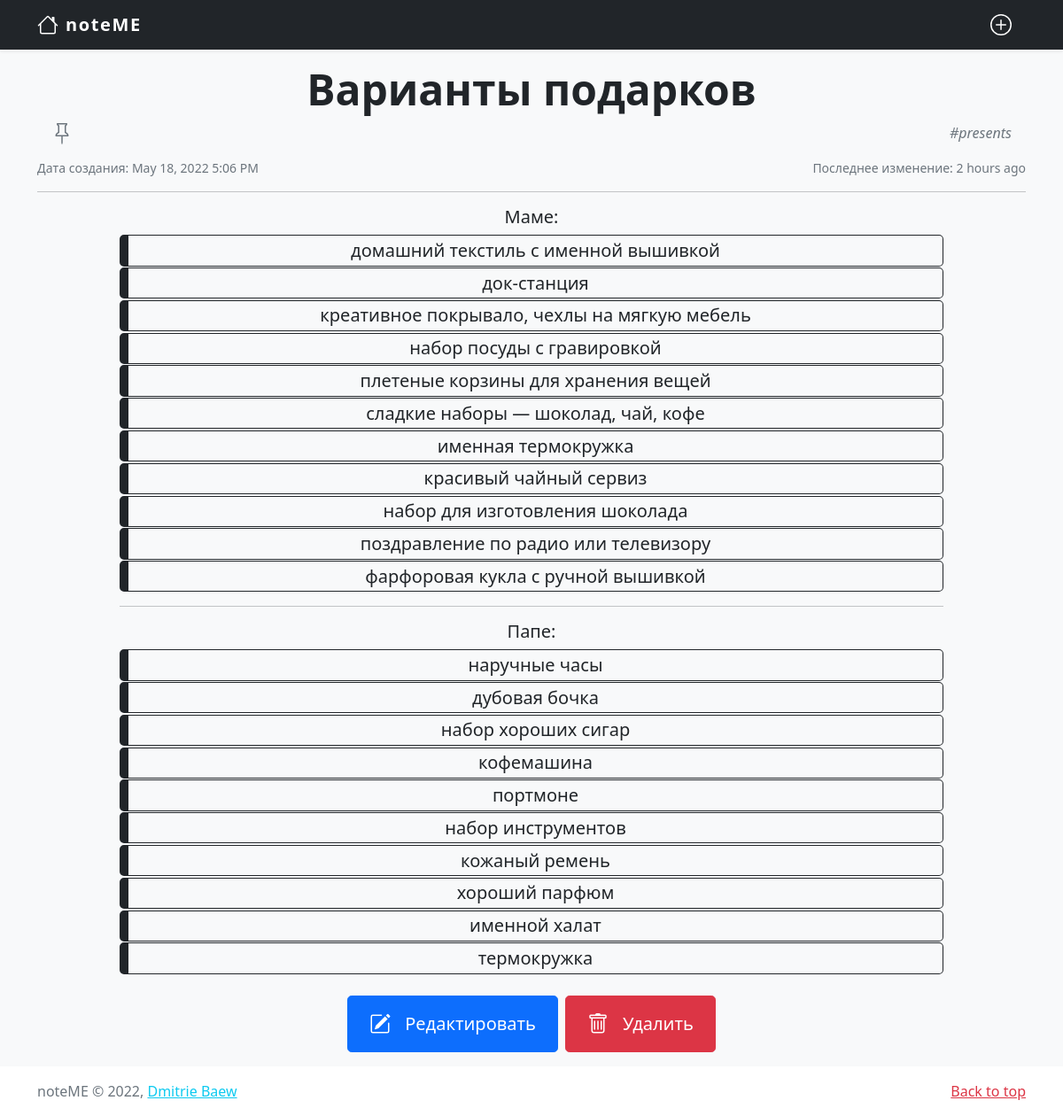
Page /note/3 on the committed database.
### model.py (models this page shows, shortened)
class Note(db.Model):
    id_note = db.Column(db.Integer, primary_key=True)
    n_title = db.Column(db.String(150), nullable=False)
    n_pinned = db.Column(db.Boolean, default=False)
    n_tag = db.Column(db.String(150), nullable=False)
    n_tag_preview = db.Column(db.String(150), nullable=False)
    n_body = db.Column(db.Text, nullable=True)
    n_date_c = db.Column(db.DateTime, default=datetime.utcnow)
    n_date_m = db.Column(db.DateTime, default=datetime.utcnow)
    n_deleted = db.Column(db.Boolean, default=False)

### view.py (the view)
@app.route('/note/<int:idx>')
def show_note(idx):
    return render_template('note.html', note=cntl_select_note(idx))

### controller.py (called while the page is built)
def cntl_select_note(idx: int):
    return Note.query.get_or_404(idx)

### templates/note.html (shortened to what this page needs)
{% extends '_base.html' %}
{% block content %}
<div class="container">
	<div class="py-3 text-center">
		<div class="mb-3">
			<h1 class="display-5 fw-bold">{{ note.n_title }}</h1>
			<p class="card-tag text-muted d-flex justify-content-between">
				{% if note.n_pinned %}
				<span title="Заметка закреплена">
				</span>
				{% endif %}
				<span>#{{ note.n_tag }}</span>
			</p>
		</div>
		<div class="d-flex justify-content-between">
			<small class="text-muted">Дата создания: {{ moment(note.n_date_c).format('LLL') }}</small>
			<small class="text-muted">Последнее изменение: {{ moment(note.n_date_m).fromNow() }}</small>
		</div>
		<hr/>
		<div class="lead mb-4 col-lg-10 mx-auto">{{ note.n_body|markdown }}</div>
		<div class="d-grid gap-2 d-sm-flex justify-content-sm-center">
			<a href="/note/{{ note.id_note }}/update" class="btn btn-primary btn-lg px-4 py-3 gap-3 d-flex align-items-center">
				<span>Редактировать</span>
			</a>
			<a href="/note/{{ note.id_note }}/delete" class="btn btn-danger btn-lg px-4 py-3 gap-3 d-flex align-items-center">
				<span>Удалить</span>
			</a>
		</div>
	</div>
</div>
{% endblock %}

### static/css/main.css (style rules this page uses)
* { padding: 0; margin: 0; }
ul { list-style: none; padding: 0; }
ul li { padding: 0.1rem; margin: 0.1rem 0; border-color: #212529; border-style: solid; border-radius: 5px; border-width: 1px 1px 1px 10px; transition: 0.3s all linear; }
.card-tag { flex: 1 1 auto; padding: 0 1rem; margin: 0; font-style: oblique; }

### rows in the picture
Note: n_title "Варианты подарков", n_tag "presents", n_date_c "May 18, 2022 5:06 PM", n_date_m "2 hours ago", n_body "Маме: домашний текстиль с именной вышивкой док-станция креативное покрывало, чехлы на мягкую мебель набор посуды с гравировкой плетеные корзины для хранения вещей сладкие наборы — шоколад, чай, кофе именная термокружка красивый чайный сервиз набор для изготовления шоколада поздравление по радио или телевизору фарфоровая кукла с ручной вышивкой Папе: наручные часы дубовая бочка набор хороших сигар кофемашина портмоне набор инструментов кожаный ремень хороший парфюм именной халат термокружка"
